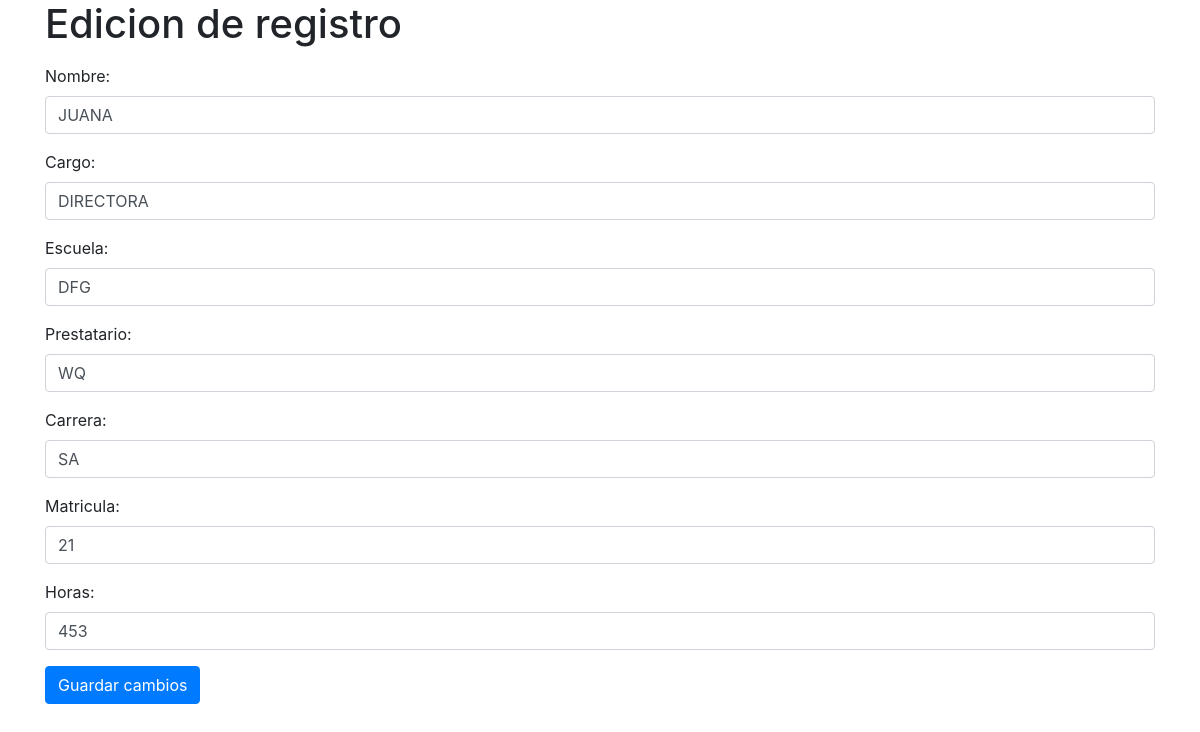
Screenshot of /edit_ss.php?id=6 with the database file from the repository.
### tables this page shows
CREATE TABLE `aceptacion_ss` (
  `Id_ss` int(11) NOT NULL,
  `directivo` varchar(130) NOT NULL,
  `cargo` varchar(130) NOT NULL,
  `escuela` varchar(130) NOT NULL,
  `prestatario` varchar(100) NOT NULL,
  `carrera` varchar(100) NOT NULL,
  `matricula` varchar(20) NOT NULL,
  `horas` int(5) NOT NULL,
  `ruta` varchar(255) NOT NULL
);

### edit_ss.php (the view, shortened to what this page needs)
<?php
$getmysql = new mysqlconex();
$getconex = $getmysql->conex();
$idSeleccionado = $_GET['id'];
$consulta = "SELECT * FROM aceptacion_ss WHERE Id_ss = $idSeleccionado";
$resultado = mysqli_query($getconex, $consulta);
$fila = mysqli_fetch_assoc($resultado);
?>
<!DOCTYPE html>
<html>
<head>
  <link rel="stylesheet" href="https://stackpath.bootstrapcdn.com/bootstrap/4.5.0/css/bootstrap.min.css">
</head>
<body>
  <div class="container">
    <h1>Edicion de registro</h1>
    <form method="POST" action="">
      <div class="form-group">
        <label for="directivo">Nombre: </label>
        <input type="text" class="form-control" name="directivo" value="<?php echo $fila['directivo']; ?>">
      </div>
      <div class="form-group">
        <label for="cargo">Cargo: </label>
        <input type="text" class="form-control" name="cargo" value="<?php echo $fila['cargo']; ?>">
      </div>
      <div class="form-group">
        <label for="escuela">Escuela: </label>
        <input type="text" class="form-control" name="escuela" value="<?php echo $fila['escuela']; ?>">
      </div>
      <div class="form-group">
        <label for="prestatario">Prestatario: </label>
        <input type="text" class="form-control" name="prestatario" value="<?php echo $fila['prestatario']; ?>">
      </div>
      <div class="form-group">
        <label for="carrera">Carrera: </label>
        <input type="text" class="form-control" name="carrera" value="<?php echo $fila['carrera']; ?>">
      </div>
      <div class="form-group">
        <label for="matricula">Matricula: </label>
        <input type="text" class="form-control" name="matricula" value="<?php echo $fila['matricula']; ?>">
      </div>
      <div class="form-group">
        <label for="horas">Horas: </label>
        <input type="number" class="form-control" name="horas" value="<?php echo $fila['horas']; ?>">
      </div>
      <button type="submit" class="btn btn-primary">Guardar cambios</button>
    </form>
  </div>
</body>
</html>

### edit_ss.php (style rules this page uses)
.form-group { position: relative; }

### rows the page displays
aceptacion_ss: directivo "JUANA", cargo "DIRECTORA", escuela "DFG", prestatario "WQ", carrera "SA", matricula "21", horas "453"
